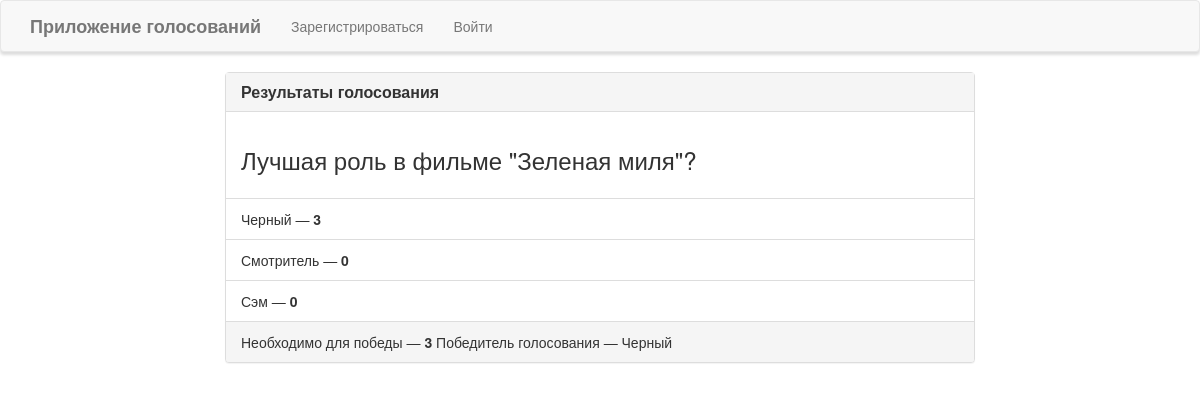
/results/1/, run on an earlier commit of the app's database.
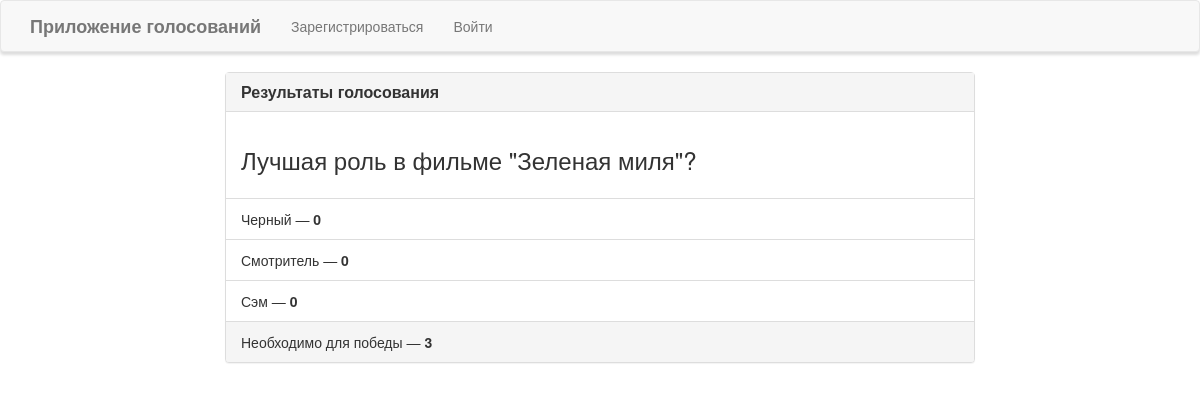
And on a later commit of the database.
### poll/models.py (models this page shows, shortened)
class Answer(models.Model):
    answer = models.ForeignKey('Poll', on_delete=models.CASCADE)
    name = models.CharField(max_length=50)
    age = models.IntegerField()
    biography = models.TextField(blank=True)
    vote = models.IntegerField(default=0)

class Poll(models.Model):
    question = models.TextField()
    date_start = models.DateTimeField(auto_now=True)
    date_end = models.DateTimeField()
    max_amount = models.IntegerField(default=0)
    is_published = models.BooleanField(default=True)
    winner = models.CharField(max_length=50, default='Nobody')

### poll/views.py (the view)
# urls.py: path('results/<int:poll_id>/', views.results, name='results'),#страница с результатами опроса
def results(request, poll_id):
    result = get_object_or_404(Poll, pk=poll_id)
    answers = Answer.objects.filter(answer_id=poll_id)
    for i in answers:
        if i.vote >= result.max_amount:
            result.winner = i.name
            result.is_published = False
            result.save()
    context = {
        'result': result,
        'answers': answers,
    }
    return render(request, 'poll/results.html', context=context)

### poll/templates/poll/results.html (shortened to what this page needs)
{% extends "poll/base.html" %}
{% block main %}
<div class="row">
    <div class="col-lg-8 col-lg-offset-2">
        <div class="panel panel-default">
            <div class="panel-heading">
                <h3 class="panel-title">Результаты голосования</h3>
            </div>
            <div class="panel-body">
                <h3>{{ result.question }}</h3>
            </div>
            <ul class="list-group">
                {% for answer in answers %}
                <li class="list-group-item">{{ answer.name }} &mdash; <strong>{{ answer.vote }}</strong></li>
                {% endfor %}
            </ul>
            <div class="panel-footer">
                Необходимо для победы &mdash; <strong>{{ result.max_amount }}</strong>
                {% if result.winner != 'Nobody' %}
                Победитель голосования &mdash; {{ result.winner }}
                {% endif %}
            </div>
        </div>
    </div>
</div>
{% endblock %}

What changed in the data, as far as the page shows it:
changed Poll "Лучшая роль в фильме \"Зеленая миля\"?": winner "Черный" → (not shown)
changed Answer "Черный": vote "3" → "0"
Also different on the page:
text no longer shown: "Победитель голосования —"
